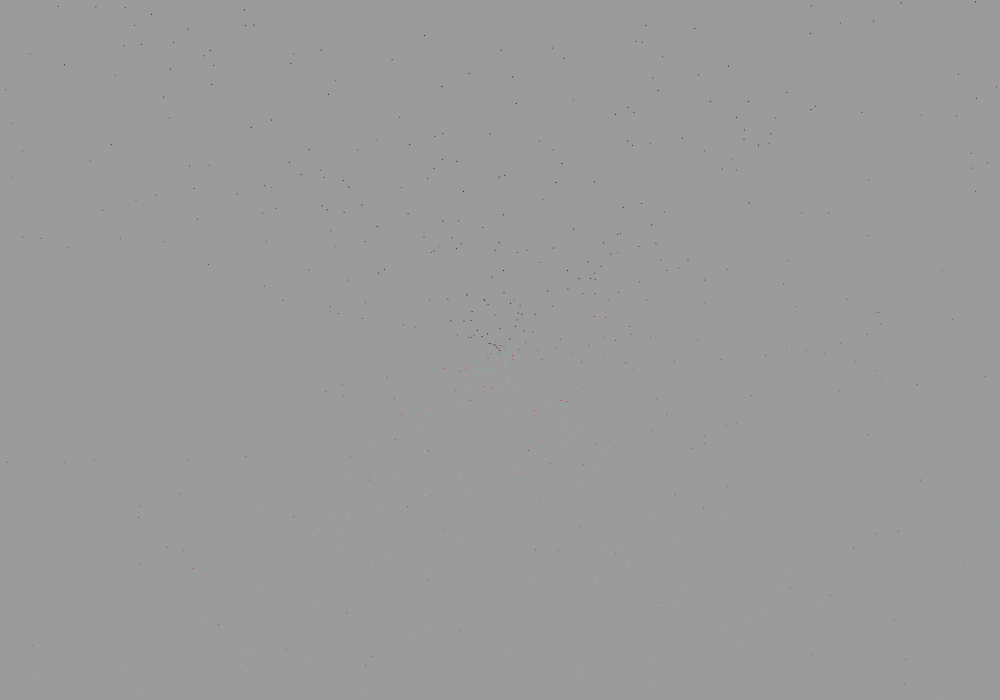
Frame 1 (no input)
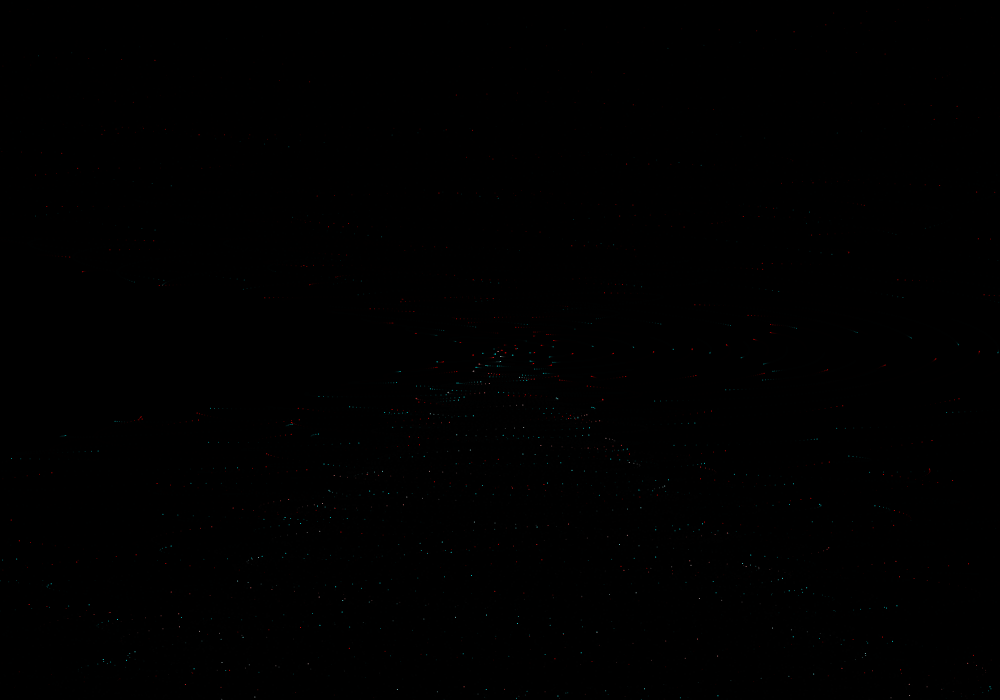
Frame 60 (no input)
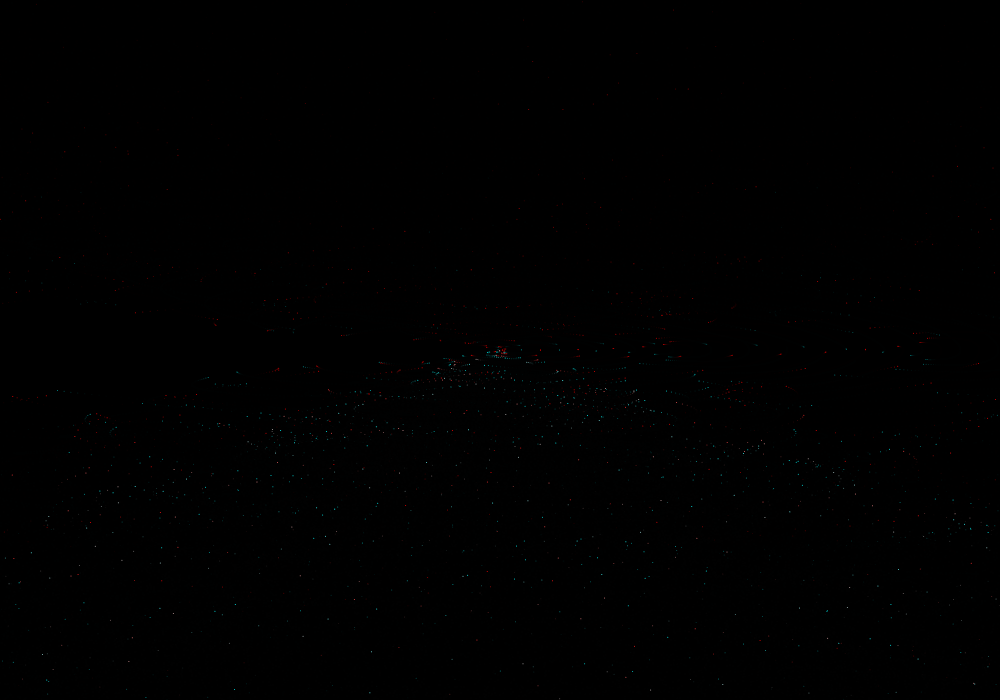
Frame 120 (the mouse pressed at the canvas centre since frame 60)

The p5.js sketch that drew these frames (run headless with seeded random() and noise() and a simulated clock; from frame 60 on, the mouse is pressed at the canvas centre):

// p5.js sketch
// ── sketch.js
//Sine Sketch GOKAF001
//I wasn't going for any effect in particular but I quite like what came out of this
//I am very fond of the "switching" of the colours on either half of the screen 
//I am also more generally fond of the paths traced by the points on the screen - I find them very satisfying

var amplitude;
var frequency;
var phase_inc;
var input;
var numberOfPoints;
var xPos;
var yPos;


function setup()
{
  createCanvas(1000,700);
  frequency = 0.1; /*set frequency of oscillation effect*/
    
/*
    initialising variables used to make manipulating draw loop effects a little easier
*/
  numberOfPoints = 1800;
  xPos = 0;
  input = 0;
  amplitude = 1;
  strokeWeight(1); //Setting Strokeweight to a fine point, cooler visual effect
    

}


function draw()
{  
  background(0,100); /* Black background */
      
  translate(width/2, height/2); //translate drawing to center of screen
    
  for(var i = 1; i < numberOfPoints+1; i++)
  {
    var yPos = sin(input * frequency + i) * amplitude;  /*calculate the yPos variable*/  
    var xPos = cos(input * frequency + i) * amplitude; /*Calculate the xPos variable*/
    point(i * cos(xPos*100), yPos*cos(input*(1))*i);
    stroke(255 * sin(i), 255*cos(i),255*cos(i),255); /*Colouring*/
  }
    

    
  input+=0.01; 
 
}
